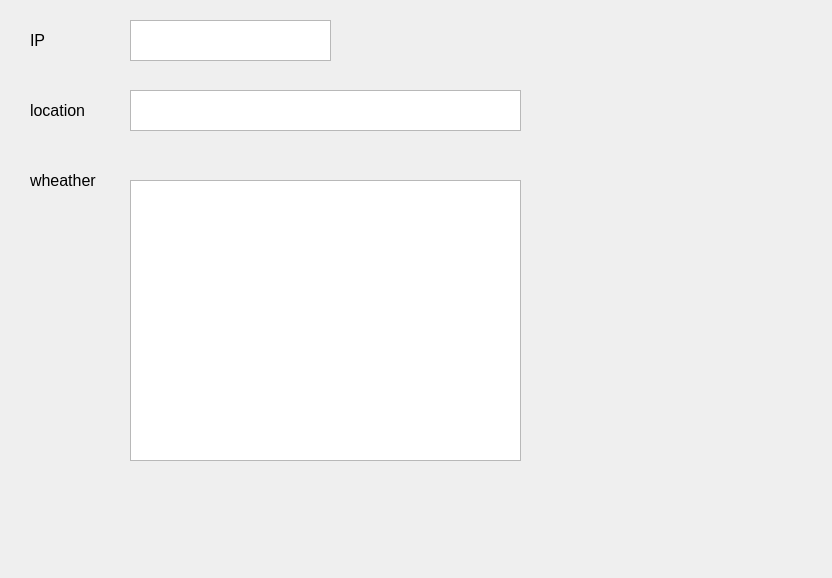
<?xml version="1.0" encoding="UTF-8"?>
<ui version="4.0">
 <class>Dialog</class>
 <widget class="QDialog" name="Dialog">
  <property name="geometry">
   <rect>
    <x>0</x>
    <y>0</y>
    <width>832</width>
    <height>578</height>
   </rect>
  </property>
  <property name="font">
   <font>
    <pointsize>12</pointsize>
   </font>
  </property>
  <property name="windowTitle">
   <string>Dialog</string>
  </property>
  <widget class="QLabel" name="label">
   <property name="geometry">
    <rect>
     <x>30</x>
     <y>30</y>
     <width>91</width>
     <height>21</height>
    </rect>
   </property>
   <property name="text">
    <string>IP</string>
   </property>
  </widget>
  <widget class="QTextEdit" name="textEdit">
   <property name="geometry">
    <rect>
     <x>130</x>
     <y>20</y>
     <width>201</width>
     <height>41</height>
    </rect>
   </property>
  </widget>
  <widget class="QLabel" name="label_2">
   <property name="geometry">
    <rect>
     <x>30</x>
     <y>100</y>
     <width>91</width>
     <height>21</height>
    </rect>
   </property>
   <property name="text">
    <string>location</string>
   </property>
  </widget>
  <widget class="QTextEdit" name="textEdit_2">
   <property name="geometry">
    <rect>
     <x>130</x>
     <y>90</y>
     <width>391</width>
     <height>41</height>
    </rect>
   </property>
  </widget>
  <widget class="QLabel" name="label_3">
   <property name="geometry">
    <rect>
     <x>30</x>
     <y>170</y>
     <width>91</width>
     <height>21</height>
    </rect>
   </property>
   <property name="text">
    <string>wheather</string>
   </property>
  </widget>
  <widget class="QTextEdit" name="textEdit_3">
   <property name="geometry">
    <rect>
     <x>130</x>
     <y>180</y>
     <width>391</width>
     <height>281</height>
    </rect>
   </property>
  </widget>
 </widget>
 <resources/>
 <connections/>
</ui>
